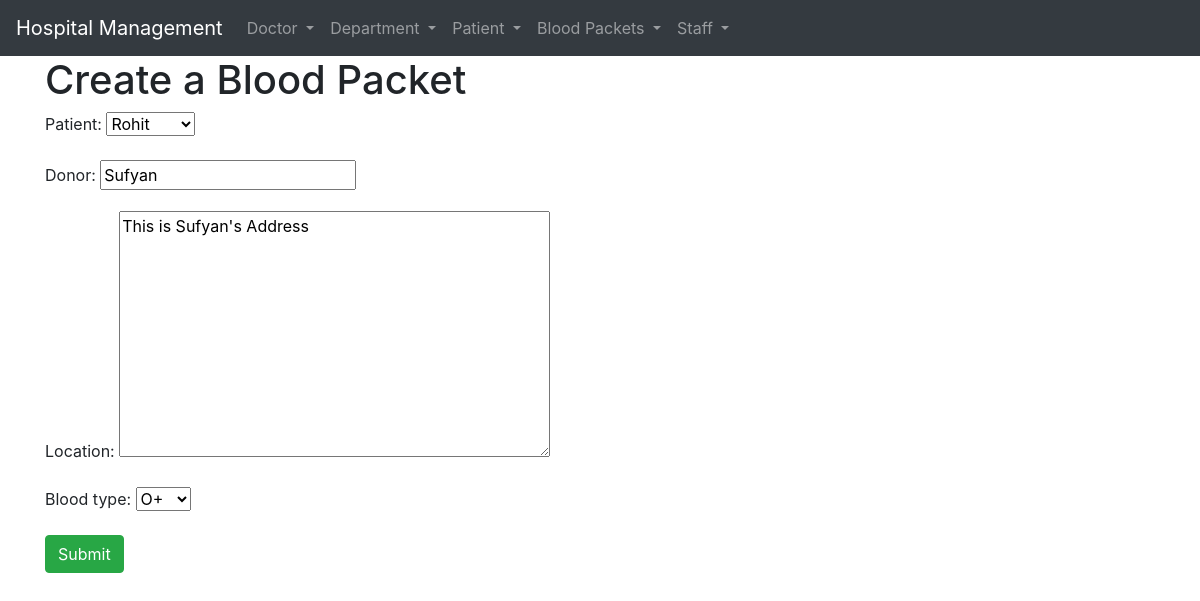
Page /1/update-blood/ on the earlier database version.
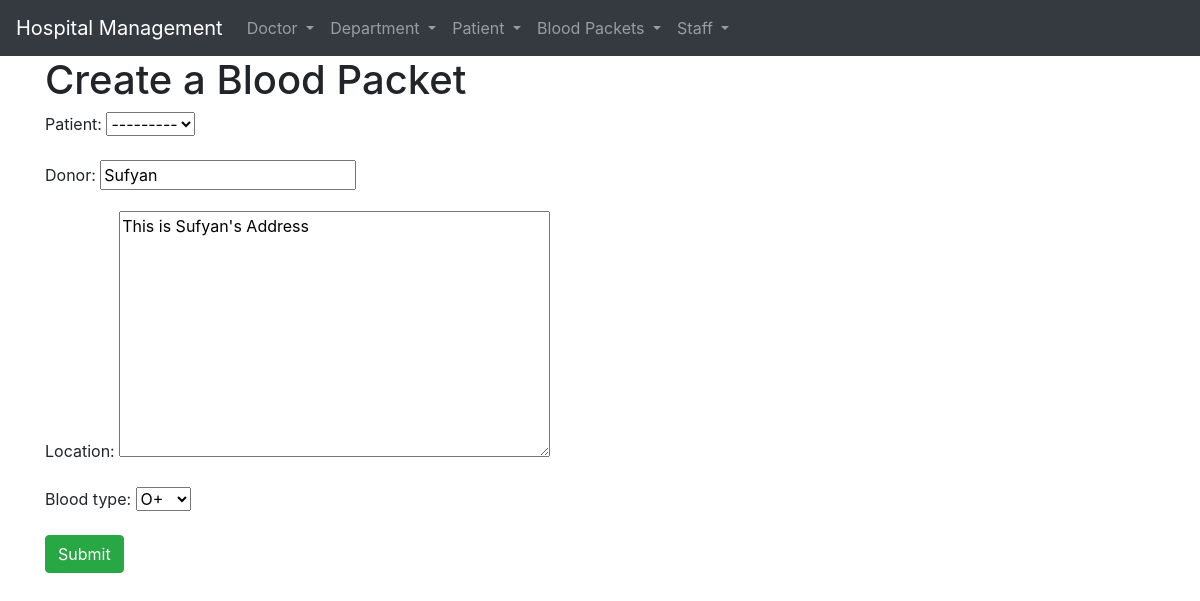
Same page on the later database version.
### BloodManagement/models.py (models this page shows, shortened)
class BloodPacket(models.Model):
    patient= models.OneToOneField(Patient,on_delete=models.SET_NULL,null=True,related_name='blood')
    donor = models.CharField(max_length=10)
    date = models.DateField(auto_now_add=True)
    location = models.TextField(max_length=50)
    blood_type = models.CharField(choices=BloodTypes,max_length=3)

### BloodManagement/views.py (the view)
# urls.py: path('<int:pk>/update-blood/',views.blood_update,name='blood-update'),
def blood_update(request,pk):
    if request.method == 'POST':
        form = CreateBloodForm(request.POST)
        if form.is_valid():
            patient = form.cleaned_data.get('patient')
            donor = form.cleaned_data.get('donor')
            location = form.cleaned_data.get('location')
            blood_type = form.cleaned_data.get('blood_type')
            BloodPacket.objects.filter(pk=pk).update(
                patient=patient,
                donor=donor,
                location=location,
                blood_type=blood_type
            )
            blood = BloodPacket.objects.get(pk=pk)
            return redirect('bloodmanagement:blood-detail',pk=blood.pk)
    else:
        blood = BloodPacket.objects.get(pk=pk)
        form = CreateBloodForm(initial={
            "patient":blood.patient,
            "donor":blood.donor,
            "location":blood.location,
            "blood_type":blood.blood_type,
        })
        return render(request,'blood_create.html',context={'form':form})

### BloodManagement/forms.py
class CreateBloodForm(forms.Form):
    patient = forms.ModelChoiceField(queryset=Patient.objects.all())
    donor = forms.CharField(max_length=10)
    location = forms.CharField(widget=forms.Textarea,max_length=50)
    blood_type = forms.ChoiceField(choices=BloodTypes)

### BloodManagement/models.py (called while the page is built)
    def __str__(self):
        return self.name

### BloodManagement/templates/blood_create.html (shortened to what this page needs)
{% extends 'base.html' %}
{% block content %}
<h1>Create a Blood Packet</h1>
<form method='POST'>
    {{form.as_p}}
    <input class="btn btn-success" type="submit" value="Submit">
</form>
{% endblock %}

Differences in the rows shown:
changed BloodPacket "Sufyan": patient "Rohit" → "---------"
